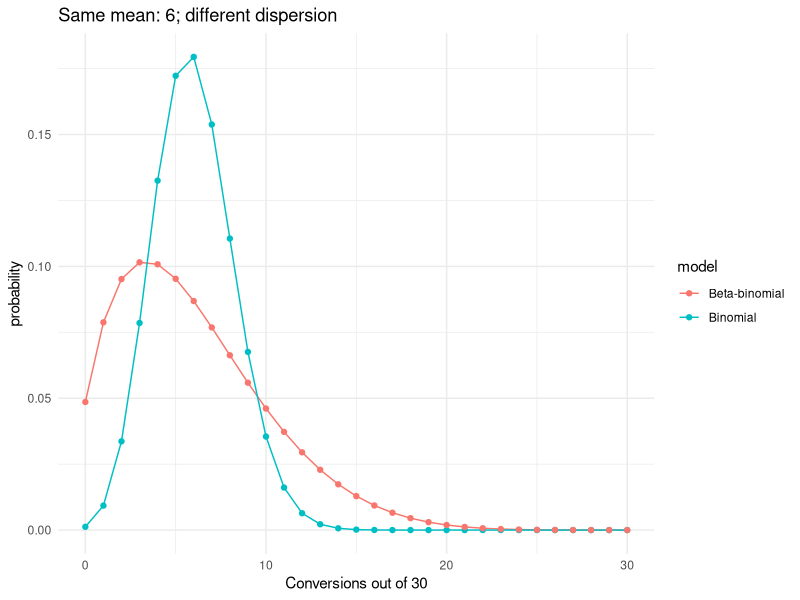
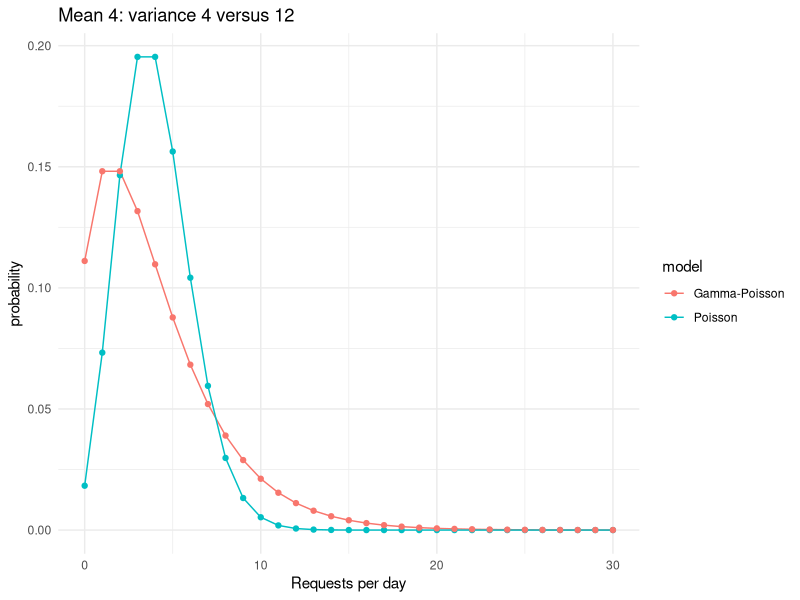
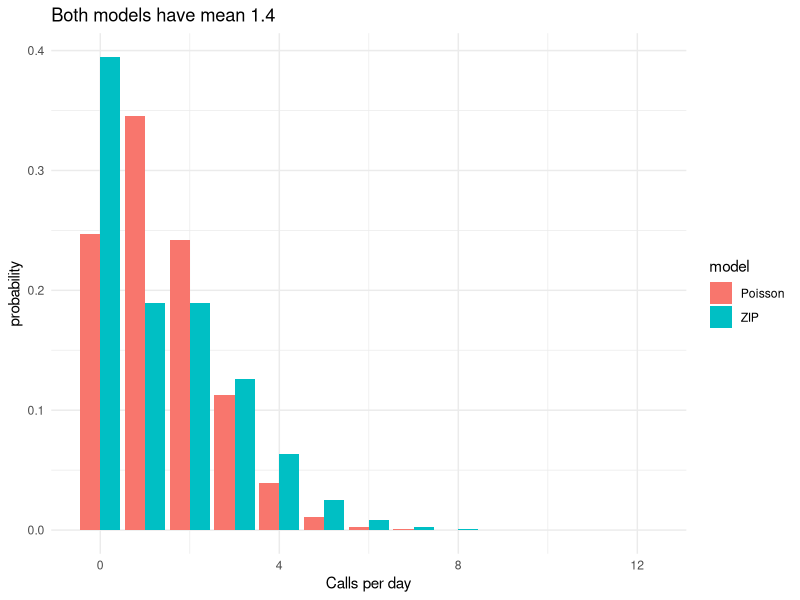
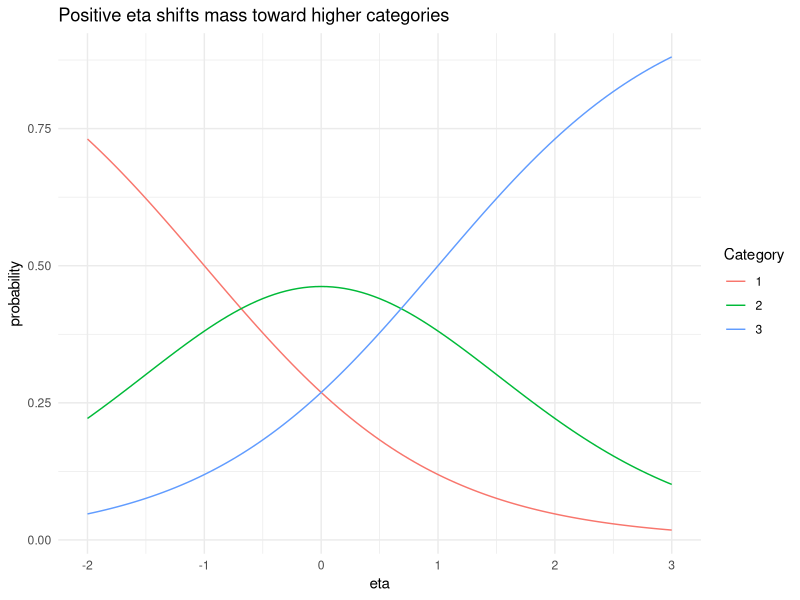
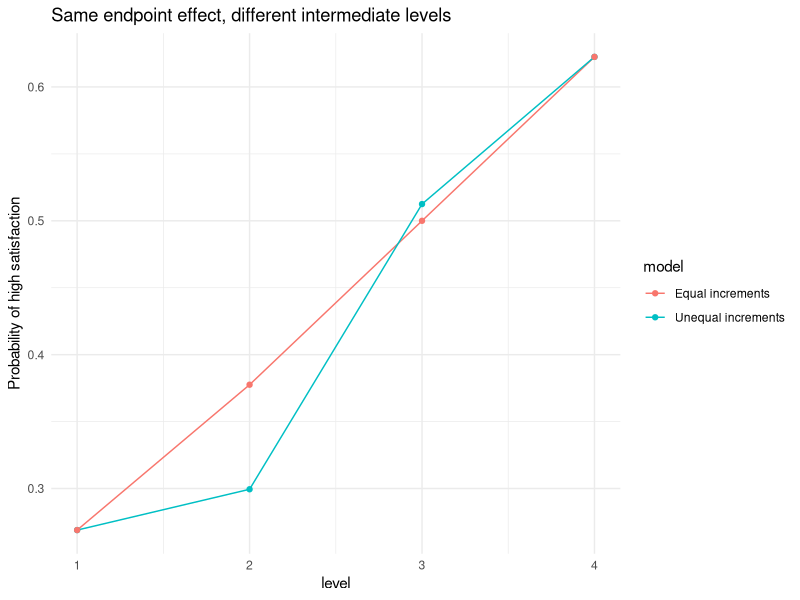

Write the R code that produced these figures, in order.
# A11 — Monsters and Mixtures: original tidyverse teaching examples.
# Run from the repository root: Rscript scripts/A11_walkthroughs.R
# No book datasets or Stan compiler required. All data below are simulated.
# Grids approximate Bayesian posteriors; their range/resolution checks are printed.
suppressPackageStartupMessages({
  library(dplyr); library(tidyr); library(purrr); library(tibble)
  library(readr); library(ggplot2)
})
options(width = 105, digits = 4)
out <- "courses/figures/A11"
dir.create(out, recursive = TRUE, showWarnings = FALSE)
show_table <- function(x) print(as.data.frame(x), row.names = FALSE, digits = 4)
normalize_grid <- function(g) {
  g |> mutate(weight = exp(log_weight - max(log_weight)), weight = weight / sum(weight))
}
weighted_summary <- function(g, variables) {
  map_dfr(variables, function(v) {
    z <- g |> arrange(.data[[v]])
    q <- function(p) z[[v]][which(cumsum(z$weight) >= p)[1]]
    tibble(parameter = v, mean = sum(z[[v]] * z$weight), lo90 = q(.05), hi90 = q(.95))
  })
}
# A boundary check concerns finite support; refinement concerns grid resolution.
check_grid <- function(coarse, fine, variables, boundary) {
  a <- weighted_summary(coarse, variables)
  b <- weighted_summary(fine, variables)
  error <- max(abs(a$mean - b$mean))
  edge_mass <- sum(coarse$weight[boundary])
  stopifnot(error < .02, edge_mass < .001)
  tibble(max_mean_change = error, boundary_mass = edge_mass)
}
log_beta_binomial <- function(y, n, mu, kappa) {
  lchoose(n, y) + lbeta(y + mu*kappa, n - y + (1-mu)*kappa) - lbeta(mu*kappa, (1-mu)*kappa)
}
# BEGIN_6
cat("BEGIN_6\n")
# Problem 1A: each campaign cohort shares an unobserved conversion probability.
mu <- .20; n <- 30
bb_moments <- tibble(kappa = c(2, 10, 50, Inf)) |>
  mutate(mean = n*mu, variance_p = mu*(1-mu)/(kappa+1),
         variance_y = n*mu*(1-mu)*(1+(n-1)/(kappa+1)),
         within_cohort_correlation = 1/(kappa+1))
show_table(bb_moments)
# Same cohort-level P is shared by all 30 opportunities. New cohort, new P.
set.seed(1106)
bb_data <- tibble(cohort = 1:100, n = n, p_true = rbeta(100, mu*10, (1-mu)*10)) |>
  mutate(y = rbinom(n(), n, p_true))
show_table(bb_data |> summarise(cohorts = n(), mean_count = mean(y), variance_count = var(y)))
# END_6
cat("END_6\n")

# BEGIN_8
cat("BEGIN_8\n")
# Learn both the population mean and heterogeneity from repeated cohorts.
# Priors on transformed coordinates: logit(mu) ~ N(logit(.2),1), log(kappa) ~ N(log(10),1).
fit_bb <- function(step) {
  g <- expand_grid(a = seq(-4, .8, by = step), h = seq(-2, 7, by = step)) |>
    mutate(mu = plogis(a), kappa = exp(h),
           log_weight = dnorm(a, qlogis(.2), 1, log = TRUE) + dnorm(h, log(10), 1, log = TRUE))
  for (i in seq_len(nrow(bb_data))) {
    g$log_weight <- g$log_weight + log_beta_binomial(bb_data$y[i], bb_data$n[i], g$mu, g$kappa)
  }
  normalize_grid(g)
}
bb_fit <- fit_bb(.08); bb_fine <- fit_bb(.04)
bb_check <- check_grid(bb_fit, bb_fine, c("mu", "kappa"),
                      with(bb_fit, a < -3.8 | a > .6 | h < -1.8 | h > 6.8))
show_table(weighted_summary(bb_fit, c("mu", "kappa")))
show_table(bb_check)
write_csv(weighted_summary(bb_fit, c("mu", "kappa")), file.path(out, "beta_binomial_posterior.csv"))
bb_curve <- tibble(y = 0:30) |>
  mutate(Binomial = dbinom(y, 30, .2),
         `Beta-binomial` = exp(log_beta_binomial(y, 30, .2, 10))) |>
  pivot_longer(-y, names_to = "model", values_to = "probability")
ggsave(file.path(out, "beta_binomial.png"),
       ggplot(bb_curve, aes(y, probability, colour = model)) + geom_line() + geom_point() +
         theme_minimal() + labs(x = "Conversions out of 30", title = "Same mean: 6; different dispersion"),
       width = 8, height = 4, dpi = 150)
# END_8
cat("END_8\n")

# BEGIN_10
cat("BEGIN_10\n")
# Problem 1B: different days have different latent service-request rates.
# Gamma uses SHAPE and RATE, never an unspecified second parameter.
mu_nb <- 4
nb_moments <- tibble(phi = c(.5, 2, 10, Inf)) |>
  mutate(mean = mu_nb, variance_rate = mu_nb^2/phi, variance_count = mu_nb + mu_nb^2/phi,
         probability_zero = if_else(is.infinite(phi), exp(-mu_nb),
                                    dnbinom(0, size = phi, mu = mu_nb)))
show_table(nb_moments)
set.seed(1110)
nb_data <- tibble(day = 1:200, lambda_true = rgamma(200, shape = 2, rate = 2/4)) |>
  mutate(y = rpois(n(), lambda_true))
show_table(nb_data |> summarise(mean_count = mean(y), variance_count = var(y), zeros = sum(y == 0)))
# END_10
cat("END_10\n")

# BEGIN_12
cat("BEGIN_12\n")
# Learn the average rate and gamma mixing shape, then predict new days.
fit_nb <- function(step) {
  g <- expand_grid(a = seq(-.5, 3.5, by = step), h = seq(-3, 5, by = step)) |>
    mutate(mu = exp(a), phi = exp(h),
           log_weight = dnorm(a, log(4), 1, log = TRUE) + dnorm(h, log(2), 1, log = TRUE))
  for (y in nb_data$y) g$log_weight <- g$log_weight + dnbinom(y, mu = g$mu, size = g$phi, log = TRUE)
  normalize_grid(g)
}
nb_fit <- fit_nb(.08); nb_fine <- fit_nb(.04)
nb_check <- check_grid(nb_fit, nb_fine, c("mu", "phi"),
                      with(nb_fit, a < -.3 | a > 3.3 | h < -2.8 | h > 4.8))
show_table(weighted_summary(nb_fit, c("mu", "phi")))
show_table(nb_check)
set.seed(1112)
nb_draws <- nb_fit |> slice_sample(n = 3000, replace = TRUE, weight_by = weight)
nb_reps <- map2_dfr(nb_draws$mu, nb_draws$phi, function(mu, phi) {
  y <- rnbinom(nrow(nb_data), mu = mu, size = phi)
  tibble(mean = mean(y), variance = var(y), zero_fraction = mean(y == 0))
})
nb_ppc <- nb_reps |> pivot_longer(everything(), names_to = "statistic") |>
  group_by(statistic) |> summarise(lo90 = quantile(value, .05), hi90 = quantile(value, .95), .groups = "drop") |>
  left_join(tibble(statistic = c("mean", "variance", "zero_fraction"),
                   observed = c(mean(nb_data$y), var(nb_data$y), mean(nb_data$y == 0))), by = "statistic")
show_table(nb_ppc)
write_csv(nb_ppc, file.path(out, "negative_binomial_ppc.csv"))
nb_curve <- tibble(y = 0:30) |>
  mutate(Poisson = dpois(y, 4), `Gamma-Poisson` = dnbinom(y, size = 2, mu = 4)) |>
  pivot_longer(-y, names_to = "model", values_to = "probability")
ggsave(file.path(out, "gamma_poisson.png"),
       ggplot(nb_curve, aes(y, probability, colour = model)) + geom_line() + geom_point() +
         theme_minimal() + labs(x = "Requests per day", title = "Mean 4: variance 4 versus 12"),
       width = 8, height = 4, dpi = 150)
# END_12
cat("END_12\n")

# BEGIN_15
cat("BEGIN_15\n")
# Problem 2: some support desks are offline; active desks may also receive zero calls.
psi_true <- .30; lambda_true <- 2
zip_moments <- tibble(psi = psi_true, lambda = lambda_true) |>
  mutate(mean = (1-psi)*lambda, variance = (1-psi)*lambda*(1+psi*lambda),
         probability_zero = psi+(1-psi)*exp(-lambda),
         offline_given_zero = psi/probability_zero)
show_table(zip_moments)
set.seed(1115)
zip_data <- tibble(day = 1:300, offline_true = rbinom(300, 1, psi_true)) |>
  mutate(y = if_else(offline_true == 1, 0L, rpois(n(), lambda_true)))
show_table(zip_data |> summarise(days = n(), mean_count = mean(y), zero_fraction = mean(y == 0)))
# END_15
cat("END_15\n")

# BEGIN_17
cat("BEGIN_17\n")
# Marginal likelihood sums the two routes to zero; latent labels remain unobserved.
# Priors: logit(psi) ~ N(logit(.3),1), log(lambda) ~ N(log(2),1).
fit_zip <- function(step) {
  g <- expand_grid(a = seq(-5, 2, by = step), b = seq(-2, 3, by = step)) |>
    mutate(psi = plogis(a), lambda = exp(b),
           log_weight = dnorm(a, qlogis(.3), 1, log = TRUE) + dnorm(b, log(2), 1, log = TRUE))
  # Factoring out psi is avoided: log1p is accurate when the mixture is near 1.
  nz <- sum(zip_data$y == 0)
  pos <- zip_data$y[zip_data$y > 0]
  g$log_weight <- g$log_weight + nz * log1p((1-g$psi)*expm1(-g$lambda)) +
    length(pos)*log1p(-g$psi) + sum(pos)*log(g$lambda) - length(pos)*g$lambda - sum(lgamma(pos+1))
  normalize_grid(g) |> mutate(overall_mean = (1-psi)*lambda,
    probability_zero = psi+(1-psi)*exp(-lambda), offline_given_zero = psi/probability_zero)
}
zip_fit <- fit_zip(.05); zip_fine <- fit_zip(.025)
zip_check <- check_grid(zip_fit, zip_fine, c("psi", "lambda", "overall_mean"),
                       with(zip_fit, a < -4.8 | a > 1.8 | b < -1.8 | b > 2.8))
show_table(weighted_summary(zip_fit, c("psi", "lambda", "overall_mean", "offline_given_zero")))
show_table(zip_check)
# A Poisson calibrated to the observed mean has no separate zero-generating mechanism.
show_table(tibble(observed_zero_fraction = mean(zip_data$y == 0),
                 fitted_Poisson_zero_probability = exp(-mean(zip_data$y)),
                 posterior_ZIP_zero_probability = sum(zip_fit$weight * zip_fit$probability_zero)))
write_csv(weighted_summary(zip_fit, c("psi", "lambda", "overall_mean")), file.path(out, "zip_posterior.csv"))
zip_curve <- tibble(y = 0:12) |> mutate(
  Poisson = dpois(y, (1-psi_true)*lambda_true),
  ZIP = if_else(y == 0, psi_true, 0) + (1-psi_true)*dpois(y, lambda_true)) |>
  pivot_longer(-y, names_to = "model", values_to = "probability")
ggsave(file.path(out, "zero_inflation.png"),
       ggplot(zip_curve, aes(y, probability, fill = model)) + geom_col(position = "dodge") +
         theme_minimal() + labs(x = "Calls per day", title = "Both models have mean 1.4"),
       width = 8, height = 4, dpi = 150)
# END_17
cat("END_17\n")

# BEGIN_22
cat("BEGIN_22\n")
# Problem 3: low, medium, high satisfaction are ordered, not equally spaced measurements.
ordinal_prob <- function(eta, cuts) {
  stopifnot(length(cuts) >= 1, all(diff(cuts) > 0))
  diff(c(0, plogis(cuts - eta), 1))
}
ordinal_example <- map_dfr(c(0, 1), function(eta) {
  probabilities <- ordinal_prob(eta, c(-1, 1))
  tibble(eta = eta, category = c("Low", "Medium", "High"),
         probability = probabilities)
})
show_table(ordinal_example)
stopifnot(all(ordinal_example$probability >= 0))
# END_22
cat("END_22\n")

# BEGIN_25
cat("BEGIN_25\n")
# Fit TWO unknown ordered cutpoints and a slope; no free intercept (location identification).
# Ordered cutpoint prior: product N(0,1.5) densities restricted to c1<c2; beta ~ N(0,1).
set.seed(1125)
ordinal_data <- tibble(x = rep(0:1, each = 200)) |>
  mutate(y = map_int(x, function(x) sample(1:3, 1, prob = ordinal_prob(.8*x, c(-1, 1)))))
ordinal_counts <- ordinal_data |> count(x, y) |> complete(x = 0:1, y = 1:3, fill = list(n = 0))
fit_ordinal <- function(step) {
  g <- expand_grid(c1 = seq(-3, .5, by = step), c2 = seq(-.5, 3, by = step), beta = seq(-2, 3, by = step)) |>
    filter(c1 < c2) |>
    mutate(log_weight = dnorm(c1, 0, 1.5, log = TRUE) + dnorm(c2, 0, 1.5, log = TRUE) + dnorm(beta, 0, 1, log = TRUE))
  for (i in seq_len(nrow(ordinal_counts))) {
    cell <- ordinal_counts[i, ]
    f1 <- plogis(g$c1 - g$beta*cell$x); f2 <- plogis(g$c2 - g$beta*cell$x)
    p <- switch(as.character(cell$y), `1` = f1, `2` = f2-f1, `3` = 1-f2)
    g$log_weight <- g$log_weight + cell$n*log(p)
  }
  normalize_grid(g) |> mutate(high_difference = plogis(beta-c2)-plogis(-c2))
}
ordinal_fit <- fit_ordinal(.10); ordinal_fine <- fit_ordinal(.05)
ordinal_check <- check_grid(ordinal_fit, ordinal_fine, c("c1", "c2", "beta", "high_difference"),
  with(ordinal_fit, c1 < -2.8 | c1 > .3 | c2 < -.3 | c2 > 2.8 | beta < -1.8 | beta > 2.8))
show_table(ordinal_counts)
show_table(weighted_summary(ordinal_fit, c("c1", "c2", "beta", "high_difference")))
show_table(ordinal_check)
write_csv(weighted_summary(ordinal_fit, c("c1", "c2", "beta", "high_difference")), file.path(out, "ordinal_posterior.csv"))
ordinal_curve <- expand_grid(eta = seq(-2, 3, length.out = 101), category = 1:3) |>
  mutate(probability = map2_dbl(eta, category, function(e, k) ordinal_prob(e, c(-1,1))[k]))
ggsave(file.path(out, "ordinal.png"),
       ggplot(ordinal_curve, aes(eta, probability, colour = factor(category))) + geom_line() +
         theme_minimal() + labs(colour = "Category", title = "Positive eta shifts mass toward higher categories"),
       width = 8, height = 4, dpi = 150)
# END_25
cat("END_25\n")

# BEGIN_29
cat("BEGIN_29\n")
# Problem 4: ordered training levels with unequal increments.
delta <- c(.10, .60, .30); beta <- 1.5
monotonic_example <- tibble(level = 1:4, score = c(0, cumsum(delta))) |>
  mutate(eta = beta*score, probability_high = plogis(eta-1))
show_table(monotonic_example)
# Symmetric Dirichlet: expected increments are equal, individual vectors need not be.
set.seed(1129)
dirichlet_moments <- map_dfr(c(.5, 1, 2, 10), function(a) {
  z <- matrix(rgamma(30000, shape = a), ncol = 3)
  z <- z / rowSums(z)
  tibble(a = a, theoretical_mean = 1/3, theoretical_variance = 2/(9*(3*a+1)),
         simulated_mean = mean(z[,1]), simulated_variance = var(z[,1]))
})
show_table(dirichlet_moments)
# END_29
cat("END_29\n")

# BEGIN_31
cat("BEGIN_31\n")
# Conditional learning exercise: cutpoints are FIXED at (-1,1), as in an externally
# calibrated instrument. Learn beta and the three simplex increments, not cutpoints.
set.seed(1131)
mono_data <- tibble(level = rep(1:4, each = 150)) |>
  mutate(y = map_int(level, function(e) sample(1:3, 1, prob = ordinal_prob(monotonic_example$eta[e], c(-1,1)))))
mono_counts <- mono_data |> count(level, y) |> complete(level = 1:4, y = 1:3, fill = list(n = 0))
fit_monotonic <- function(M, step) {
  simplex <- expand_grid(j = seq_len(M-2), k = seq_len(M-2)) |> filter(j+k < M) |>
    transmute(d1 = j/M, d2 = k/M, d3 = 1-d1-d2)
  g <- crossing(simplex, beta = seq(-2, 4, by = step)) |>
    mutate(log_weight = dnorm(beta, 0, 1, log = TRUE) + log(d1)+log(d2)+log(d3))
  # Dirichlet(2,2,2) density is proportional to d1*d2*d3 on the simplex.
  for (i in seq_len(nrow(mono_counts))) {
    cell <- mono_counts[i, ]
    score <- switch(as.character(cell$level), `1` = 0, `2` = g$d1, `3` = g$d1+g$d2, `4` = 1)
    f1 <- plogis(-1-g$beta*score); f2 <- plogis(1-g$beta*score)
    p <- switch(as.character(cell$y), `1` = f1, `2` = f2-f1, `3` = 1-f2)
    g$log_weight <- g$log_weight + cell$n*log(p)
  }
  normalize_grid(g)
}
mono_fit <- fit_monotonic(30, .1); mono_fine <- fit_monotonic(60, .05)
# Simplex boundaries are genuine parameter boundaries, not artificial truncation.
mono_check <- check_grid(mono_fit, mono_fine, c("beta", "d1", "d2", "d3"),
                        with(mono_fit, beta < -1.8 | beta > 3.8))
show_table(weighted_summary(mono_fit, c("beta", "d1", "d2", "d3")))
show_table(mono_check)
mono_curve <- bind_rows(monotonic_example |> mutate(model = "Unequal increments"),
                       tibble(level = 1:4, score = (0:3)/3, eta = 1.5*(0:3)/3,
                              probability_high = plogis(eta-1), model = "Equal increments"))
ggsave(file.path(out, "monotonic.png"),
       ggplot(mono_curve, aes(level, probability_high, colour = model)) + geom_line() + geom_point() +
         theme_minimal() + labs(y = "Probability of high satisfaction", title = "Same endpoint effect, different intermediate levels"),
       width = 8, height = 4, dpi = 150)
write_csv(weighted_summary(mono_fit, c("beta", "d1", "d2", "d3")), file.path(out, "monotonic_posterior.csv"))
# END_31
cat("END_31\n")

# BEGIN_34
cat("BEGIN_34\n")
# Independent probability and moment checks, beyond posterior grid refinement.
stopifnot(abs(sum(exp(log_beta_binomial(0:30, 30, .2, 10))) - 1) < 1e-10)
y <- 0:30; p <- exp(log_beta_binomial(y, 30, .2, 10))
stopifnot(abs(sum(y*p)-6) < 1e-10, abs(sum((y-6)^2*p)-4.8*40/11) < 1e-9)
stopifnot(abs(sum(dnbinom(0:1000, size=2, mu=4))-1) < 1e-10)
for (eta in c(-10, 0, 10)) stopifnot(abs(sum(ordinal_prob(eta, c(-1,1)))-1) < 1e-12)
# A shift of BOTH cutpoints and eta must leave category probabilities unchanged.
stopifnot(max(abs(ordinal_prob(1,c(-1,1))-ordinal_prob(4,c(2,4)))) < 1e-12)
stopifnot(all(diff(monotonic_example$eta) >= 0), abs(sum(delta)-1) < 1e-12)
checks <- bind_rows(Beta_binomial = bb_check, Gamma_Poisson = nb_check, ZIP = zip_check,
                    Ordinal = ordinal_check, Monotonic_conditional = mono_check, .id = "model")
show_table(checks)
write_csv(checks, file.path(out, "numerical_checks.csv"))
cat("PASS: normalization, analytic moments, ordinal identification, monotonicity and grid checks.\n")
cat("No HMC, full SBC or empirical chapter-data fits were run.\n")
# END_34
cat("END_34\n")
